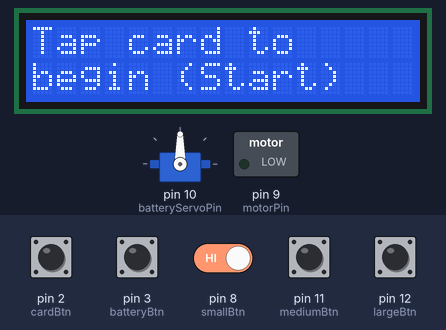
A sketch run on a simulated Arduino Uno, built with avr-gcc and run on an emulated ATmega328P. Shown: 16×2 character LCD, servo, switched loads named in the sketch (green lamp = pin HIGH). The inputs (shaded band) are chosen by the test bench; at power-on: pin 2 (cardBtn), pin 3 (batteryBtn), pin 8 (smallBtn), pin 11 (mediumBtn), pin 12 (largeBtn) HIGH.

Above: at 1.3 s.
1.4 s: pin 2 (cardBtn) pulled LOW for 0.15 s
At 1.7 s:
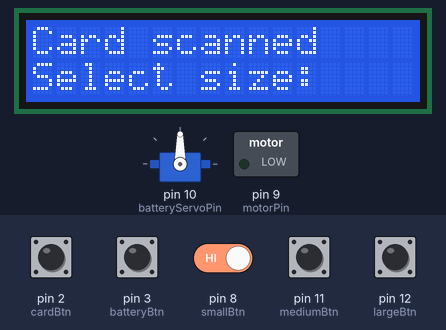
3.0 s: pin 11 (mediumBtn) pulled LOW for 0.15 s
At 4.1 s:
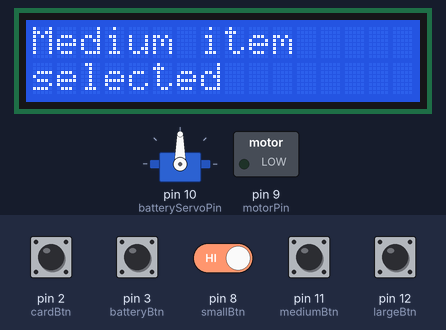
6.1 s: pin 2 (cardBtn) driven LOW and pin 8 (smallBtn) driven LOW
9.1 s: pin 2 (cardBtn) driven HIGH
11.5 s: pin 2 (cardBtn) driven LOW
At 12.1 s:
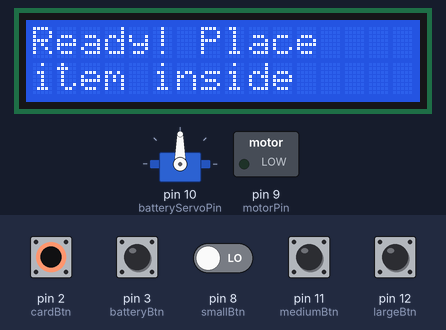
Timing chart, 0 to 25.9 s (numbered marks = the images above; inputs shaded):
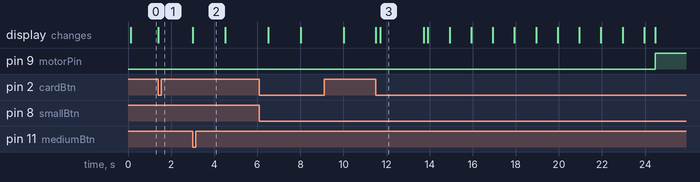

The sketch:

a2_arduino_code_lo_fi.ino
```cpp
//A2 Team code

#include <LiquidCrystal.h>
#include <Servo.h>

// LCD pins: RS=13, E=A1, D4=A2, D5=A3, D6=A4, D7=A5
LiquidCrystal lcd(13, A1, A2, A3, A4, A5);
Servo     batteryServo;

// Pins
const int cardBtn         = 2;
const int batteryBtn      = 3;
const int smallBtn        = 8;
const int mediumBtn       = 11;
const int largeBtn        = 12;
const int motorPin        = 9;
const int batteryServoPin = 10;

// Servo angles
const int neutralAngle = 90;
// const int pushAngle    = 180;
// const int pushAngle    = neutralAngle - 30; // left
const int pushAngle    = neutralAngle + 60;  // right

bool sessionActive = false;

// Prompt welcome screen to LCD
void showWelcome() {
  lcd.clear();
  lcd.setCursor(0,0);
  lcd.print("Tap card to");
  lcd.setCursor(0,1);
  lcd.print("begin (Start)");
}

void setup() {
  Serial.begin(9600);
  lcd.begin(16,2);
  delay(50);
  showWelcome();

  pinMode(cardBtn,    INPUT_PULLUP);
  pinMode(batteryBtn, INPUT_PULLUP);
  pinMode(smallBtn,   INPUT_PULLUP);
  pinMode(mediumBtn,  INPUT_PULLUP);
  pinMode(largeBtn,   INPUT_PULLUP);

  pinMode(motorPin, OUTPUT);
  digitalWrite(motorPin, LOW);

  batteryServo.attach(batteryServoPin);
  batteryServo.write(neutralAngle);
}

void loop() {
  // Card swipe
  if (!sessionActive && digitalRead(cardBtn)==LOW) {
    sessionActive = true;
    lcd.clear();
    lcd.print("Card scanned");
    lcd.setCursor(0,1);
    lcd.print("Select size:");
    delay(200);
  }

  // Size select
  if (sessionActive) {
    if (digitalRead(smallBtn)==LOW) {
      runSmallFlow();
      sessionActive = false;
      showWelcome();
    }
    else if (digitalRead(mediumBtn)==LOW) {
      lcd.clear();
      lcd.print("Medium item");
      lcd.setCursor(0,1);
      lcd.print("selected");
      delay(1500);

      lcd.clear(); lcd.print("Locker door");
      lcd.setCursor(0,1); lcd.print("Open");
      delay(2000);

      lcd.clear(); lcd.print("Locker door");
      lcd.setCursor(0,1); lcd.print("Closed");
      delay(1500);

      lcd.clear(); lcd.print("Thank You UoM!");
      lcd.setCursor(0,1); lcd.print("UoM *5 Points*");
      delay(2000);

      sessionActive = false;
      showWelcome();
    }
    else if (digitalRead(largeBtn)==LOW) {
      lcd.clear();
      lcd.print("Large item");
      lcd.setCursor(0,1);
      lcd.print("selected");
      delay(1500);

      lcd.clear(); lcd.print("Service Now");
      lcd.setCursor(0,1); lcd.print("Making Request..");
      delay(1500);

      lcd.clear(); lcd.print("Service Now");
      lcd.setCursor(0,1); lcd.print("Receipt #2345");
      delay(1500);

      lcd.clear(); lcd.print("Thank You UoM!");
      lcd.setCursor(0,1); lcd.print("UoM *10 Points*");
      delay(2000);

      sessionActive = false;
      showWelcome();
    }
  }
}

void runSmallFlow() {
  // prompt & wait for Start / Swipe Card
  lcd.clear();
  lcd.print("Ready! Place");
  lcd.setCursor(0,1);
  lcd.print("item inside");
  delay(2000);

  lcd.clear();
  lcd.print("Press Start");
  lcd.setCursor(0,1);
  lcd.print("When ready..");
  // wait for another card tap (start) on pin 2 to begin battery countdown
  while (digitalRead(cardBtn) == HIGH) {
    /* wait */
  }
  delay(200);  // debounce


  // Battery countdown
  bool isBatt = false;
  for (int sec = 10; sec > 0; sec--) {
    lcd.clear();
    lcd.setCursor(0,0); lcd.print("Battery?");
    lcd.setCursor(0,1);
    lcd.print("Press in ");
    lcd.print(sec);
    lcd.print("s");
    unsigned long t0 = millis();
    while (millis() - t0 < 1000) {
      if (digitalRead(batteryBtn) == LOW) {
        isBatt = true;
        break;
      }
    }
    if (isBatt) break;
  }

  // Show result
  lcd.clear();
  lcd.print(isBatt ? "Battery OK" : "No Battery");
  delay(500);

  // If battery, hold servo in push pos during the sort
  if (isBatt) {
    batteryServo.write(pushAngle);
    lcd.print("Battery E-Waste");
    delay(500);
  }

  // Conveyor run 5s
  lcd.clear(); lcd.print("Sorting...");
  digitalWrite(motorPin, HIGH);
  delay(5000);
  digitalWrite(motorPin, LOW);

  // Return servo moved
  if (isBatt) {
    batteryServo.write(neutralAngle);
    delay(500);
  }

  // Completed
  lcd.clear(); lcd.print("Thank You UoM!");
  lcd.setCursor(0,1); lcd.print("UoM *2 Points*");
  delay(2000);
}
```

Measured:
- after the input at 1.4 s, the display: changes at once (image 1)
- after the input at 3.0 s, the display: changes at once (image 2)
- after the input at 11.5 s, pin 9 (motorPin): LOW → HIGH after 13.0 s; the display: first changes at once (image 3 shows a later state)
- what the display in image 3 shows lasts 2.0 s, from 11.7 s to 13.7 s
